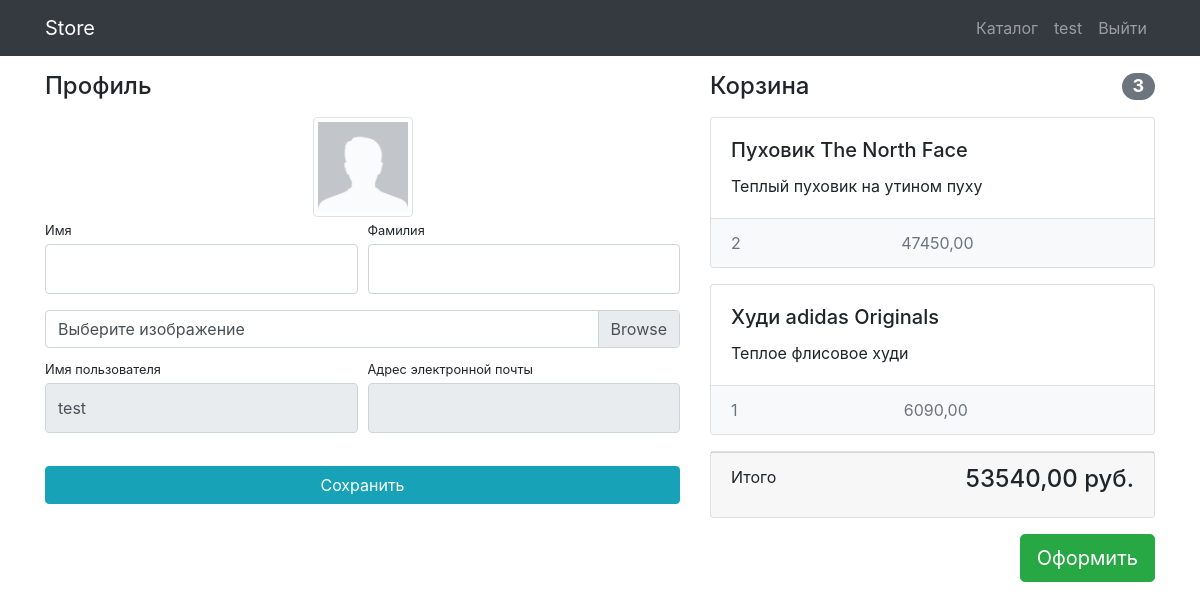
/users/profile/ (signed in), run on the app's committed database.
### users/models.py (models this page shows)
class User(AbstractUser):
    image = models.ImageField(upload_to='users_images', blank=True)

### products/models.py (models this page shows, shortened)
class Basket(models.Model):
    user = models.ForeignKey(User, on_delete=models.CASCADE)
    product = models.ForeignKey(Product, on_delete=models.CASCADE)
    quantity = models.PositiveIntegerField(default=0)
    created_timestamp = models.DateTimeField(auto_now_add=True)
    def sum(self):
        return self.quantity * self.product.price

class Product(models.Model):
    name = models.CharField(max_length=256)
    image = models.ImageField(upload_to='products_images', blank=True)
    description = models.TextField(blank=True)
    short_description = models.CharField(max_length=64, blank=True)
    price = models.DecimalField(max_digits=8, decimal_places=2, default=0)
    quantity = models.PositiveIntegerField(default=0)
    category = models.ForeignKey(ProductCategory, on_delete=models.CASCADE)

### users/views.py (the view)
# urls.py: path('profile/', profile, name='profile'),
@login_required
def profile(request):
    user = request.user
    if request.method == 'POST':
        form = UserProfileForm(data=request.POST, files=request.FILES, instance=user)
        if form.is_valid():
            form.save()
            return HttpResponseRedirect(reverse('users:profile'))
    else:
        form = UserProfileForm(instance=user)
    baskets = Basket.objects.filter(user=user)
    total_quantity = sum(basket.quantity for basket in baskets)
    total_sum = sum(basket.sum() for basket in baskets)
    context = {
        'form': form, 'title': 'Store - Личный кабинет',
        'baskets': baskets,
        'total_quantity': total_quantity,
        'total_sum': total_sum
    }
    return render(request, 'users/profile.html', context)

### users/forms.py
class UserProfileForm(UserChangeForm):
    username = forms.CharField(widget=forms.TextInput(attrs={'readonly': True}))
    email = forms.CharField(widget=forms.EmailInput(attrs={'readonly': True}))
    image = forms.ImageField(widget=forms.FileInput(), required=False)
    class Meta:
        model = User
        fields = ('username', 'email', 'first_name', 'last_name', 'image')
    def __init__(self, *args, **kwargs):
        super(UserProfileForm, self).__init__(*args, **kwargs)
        for field_name, filed in self.fields.items():
            filed.widget.attrs['class'] = 'form-control py-4'
        self.fields['image'].widget.attrs['class']= 'custom-file-input'

### users/templates/users/profile.html (shortened to what this page needs)
{% extends 'products/base.html' %}
{% load static %}
{% block css %}
    <link href="{% static 'css/profile.css' %}" rel="stylesheet">
{% endblock %}
{% block content %}
    <div class="container">
        <div class="row">
            <div class="col-lg-7">
                <h4 class="mt-3 mb-3">Профиль</h4>
                <div class="col-lg-12 text-center">
                    <img width="100" height="100"
                         src="{% if user.image %} {{ user.image.url }} {% else %} {% static 'vendor/img/users/default_avatar.jpg' %} {% endif %}"
                         class="img-thumbnail">
                </div>
                <form action="{% url 'users:profile' %}" method="post" enctype="multipart/form-data">
                    <div class="form-row">
                        <div class="col-lg-6">
                            <div class="form-group">
                                <label class="small mb-1" for="{{ form.first_name.id_for_label }}">Имя</label>
                                {{ form.first_name }}
                            </div>
                        </div>
                        <div class="col-lg-6">
                            <div class="form-group">
                                <label class="small mb-1" for="{{ form.last_name.id_for_label }}">Фамилия</label>
                                {{ form.last_name }}
                            </div>
                        </div>
                    </div>
                    <div class="form-row mb-2">
                        <div class="col-lg-12">
                            <div class="custom-file">
                                <label class="custom-file-label" for="{{ form.image.id_for_label }}">Выберите
                                    изображение</label>
                            </div>
                        </div>
                    </div>
                    <div class="form-row">
                        <div class="col-lg-6">
                            <label class="small mb-1" for="{{ form.username.id_for_label }}">Имя пользователя</label>
                            {{ form.username }}
                        </div>
                        <div class="col-lg-6">
                            <label class="small mb-1" for="{{ form.email.id_for_label }}">Адрес электронной
                                почты</label>
                            {{ form.email }}
                        </div>
                    </div>
                    <div class="form-row">
                        <div class="col-lg-12" style="margin-top: 33px;">
                            <input class="btn btn-info btn-block" type="submit" value="Сохранить">
                        </div>
                    </div>
                </form>
            </div>
            {% include 'products/basket.html' %}
        </div>
    </div>
{% endblock %}

### products/templates/products/base.html (shortened to what this page needs)
{% load static %}
<!DOCTYPE html>
<html lang="en">
<head>
    <link href="{% static 'vendor/bootstrap/css/bootstrap.min.css' %}" rel="stylesheet">
    {% block css %} {% endblock %}
</head>
<body>
<nav class="navbar navbar-expand-lg navbar-dark bg-dark fixed-top">
    <div class="container">
        <a class="navbar-brand" href="{% url 'index' %}">Store</a>
        <div class="collapse navbar-collapse" id="navbarResponsive">
            <ul class="navbar-nav ml-auto">
                <li class="nav-item">
                    <a class="nav-link" href="{% url 'products:index' %}">Каталог
                    </a>
                </li>
                {% if user.is_authenticated %}
                    <li class="nav-item">
                        <a class="nav-link" href="{% url 'users:profile' %}">{{ user.username }}
                        </a>
                    </li>
                    <li class="nav-item">
                        <a class="nav-link" href="{% url 'users:logout' %}">Выйти </a>
                    </li>
                {% else %}
                    <li class="nav-item">
                    <a class="nav-link" href="{% url 'users:login' %}">Войти <i class="fas fa-sign-in-alt"></i></a>
                    </li>
                {% endif %}
            </ul>
        </div>
    </div>
</nav>
{% block content %} {% endblock %}
</body>
</html>

### products/templates/products/basket.html (shortened to what this page needs)
{% if baskets %}
    <div class="col-lg-5">
        <h4 class="mt-3 mb-3 d-flex justify-content-between align-items-center mb-3">
            Корзина <span class="badge badge-secondary badge-pill">{{ total_quantity }}</span>
        </h4>
        {% for basket in baskets %}
            <div class="card mb-3">
                <div class="card-body">
                    <h5 class="card-title">{{ basket.product.name }}</h5>
                    <p class="card-text">{{ basket.product.short_description }}</p>
                </div>
                <ul class="list-group list-group-flush">
                    <li class="list-group-item d-flex justify-content-between lh-condensed bg-light">
                        <span class="text-muted">{{ basket.quantity }}</span>
                        <span class="text-muted">{{ basket.sum }}</span>
                    </li>
                </ul>
            </div>
        {% endfor %}
        <div class="card mb-3">
            <div class="card-footer">
                <p class="float-left">Итого</p>
                <h4 class="float-right">{{ total_sum }} руб.</h4>
            </div>
        </div>
        <button type="button" class="btn btn-success btn-lg float-right">Оформить</button>
    </div>
{% else %}
    <h4 class="mt-3 mb-3 mb-3 text-center">
        Корзина пуста
    </h4>
{% endif %}

### static/css/profile.css (style rules this page uses)
body { padding-top: 56px; }

### data on the page
User: username "test"
Basket: product.name "Пуховик The North Face", product.short_description "Теплый пуховик на утином пуху", quantity "2", sum "47450,00"
Basket: product.name "Худи adidas Originals", product.short_description "Теплое флисовое худи", quantity "1", sum "6090,00"

### other printed values
{{ total_quantity }} "3"
{{ total_sum }} "53540,00"
